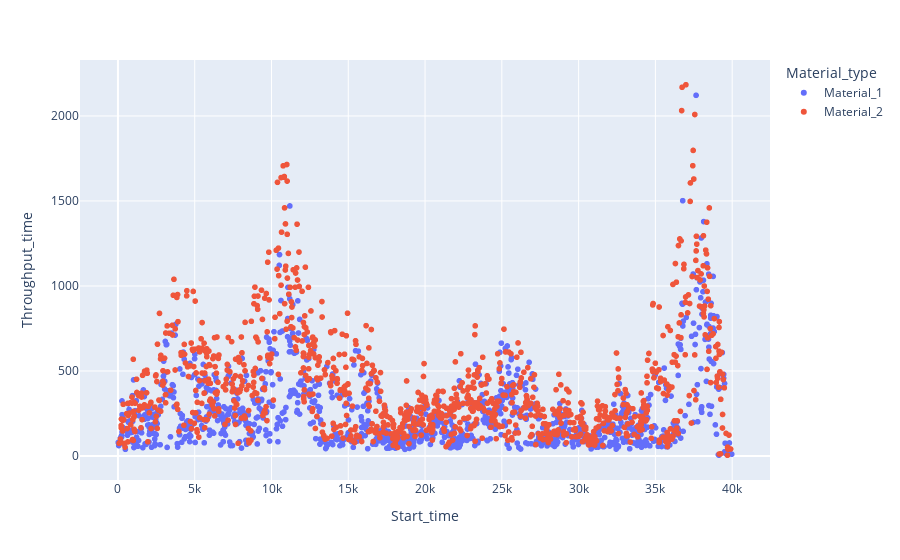

Source (notebook cell):
### Code cell
import plotly.express as px

fig = px.scatter(df_tp, x="Start_time", y="Throughput_time", color="Material_type")

fig.show()

### Figure 1 — Plotly figure (JSON) as saved in the notebook; plotly's stock layout.template omitted (floating-point values rounded to 4 significant figures; data arrays with more than 128 entries replaced by an {"elided": "..."} marker saying what was removed)
{"data": [{"hovertemplate": "Material_type=Material_1<br>Start_time=%{x}<br>Throughput_time=%{y}<extra></extra>", "legendgroup": "Material_1", "marker": {"color": "#636efa", "symbol": "circle"}, "mode": "markers", "name": "Material_1", "showlegend": true, "type": "scattergl", "x": {"elided": "1114 float values"}, "xaxis": "x", "y": {"elided": "1114 float values"}, "yaxis": "y"}, {"hovertemplate": "Material_type=Material_2<br>Start_time=%{x}<br>Throughput_time=%{y}<extra></extra>", "legendgroup": "Material_2", "marker": {"color": "#EF553B", "symbol": "circle"}, "mode": "markers", "name": "Material_2", "showlegend": true, "type": "scattergl", "x": {"elided": "1121 float values"}, "xaxis": "x", "y": {"elided": "1121 float values"}, "yaxis": "y"}], "layout": {"legend": {"title": {"text": "Material_type"}, "tracegroupgap": 0}, "margin": {"t": 60}, "xaxis": {"anchor": "y", "domain": [0, 1], "title": {"text": "Start_time"}}, "yaxis": {"anchor": "x", "domain": [0, 1], "title": {"text": "Throughput_time"}}}}
